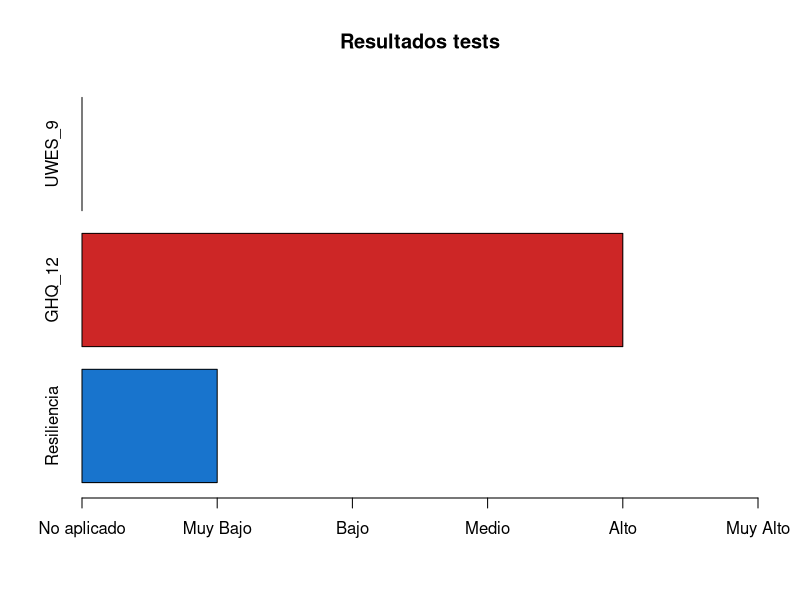
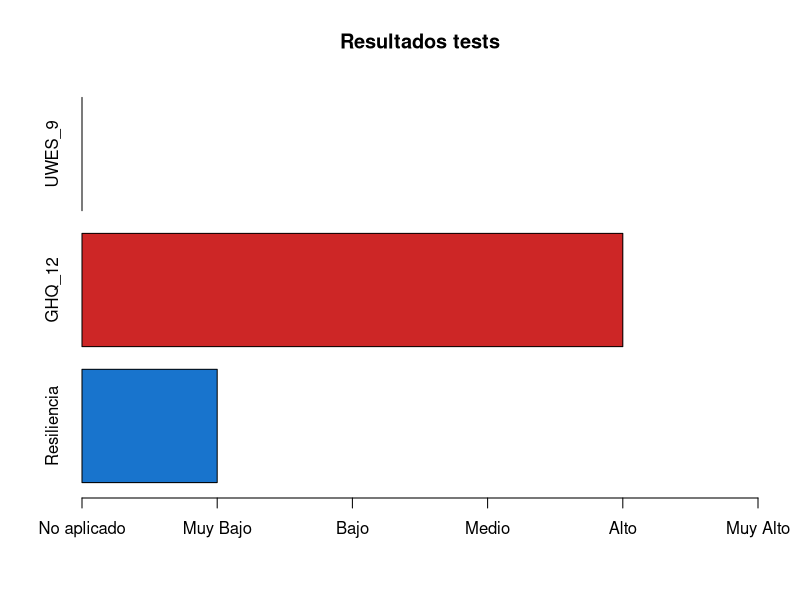
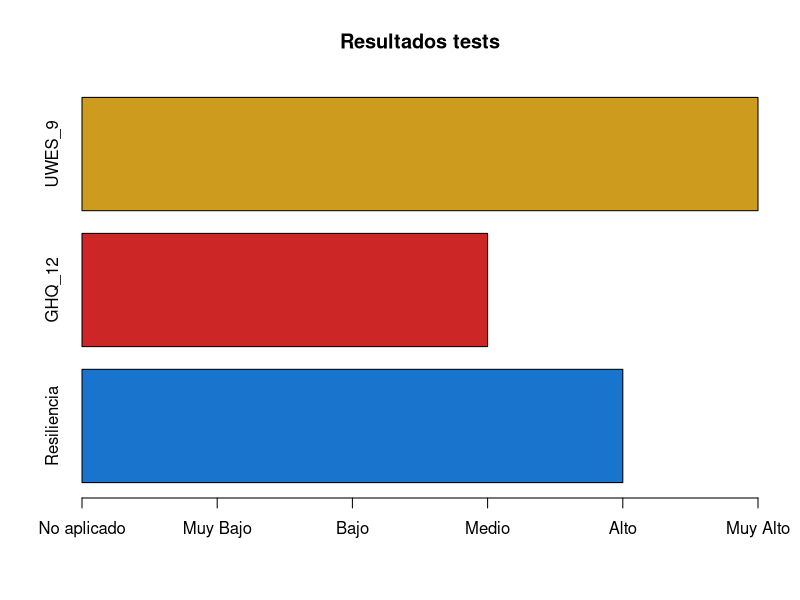
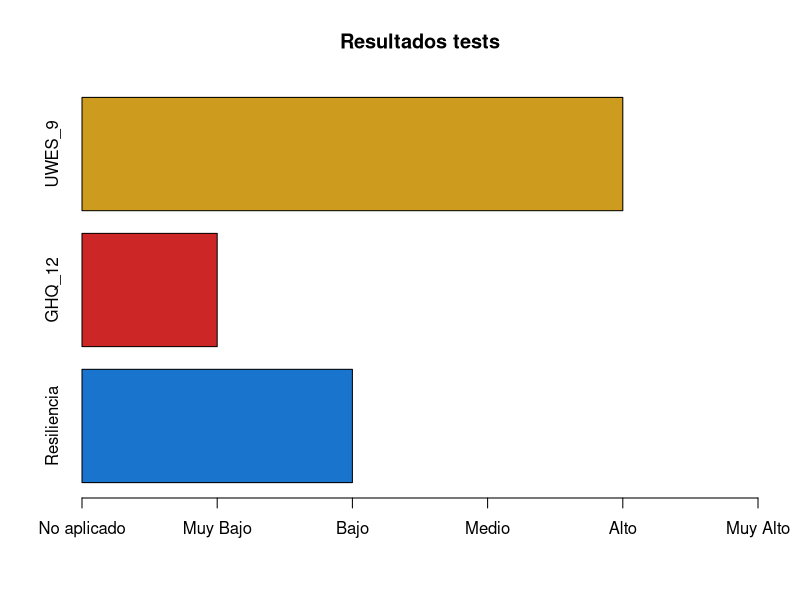
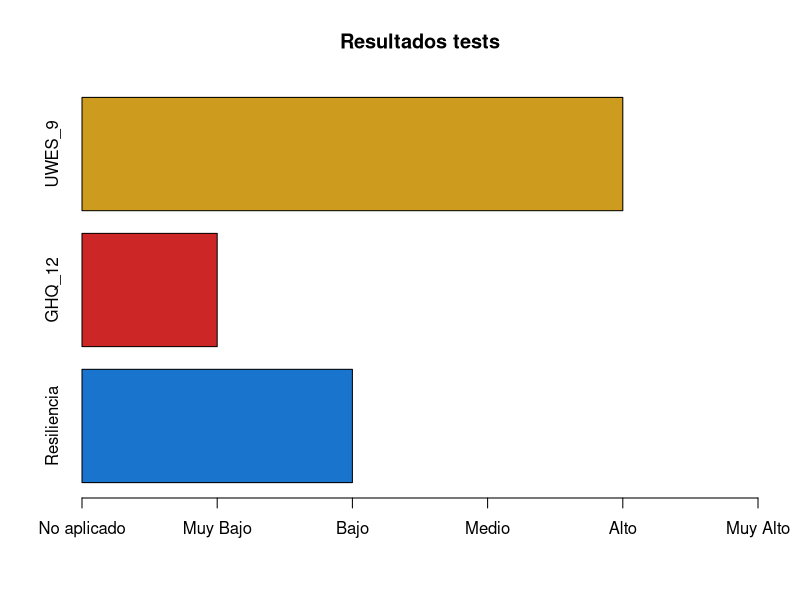
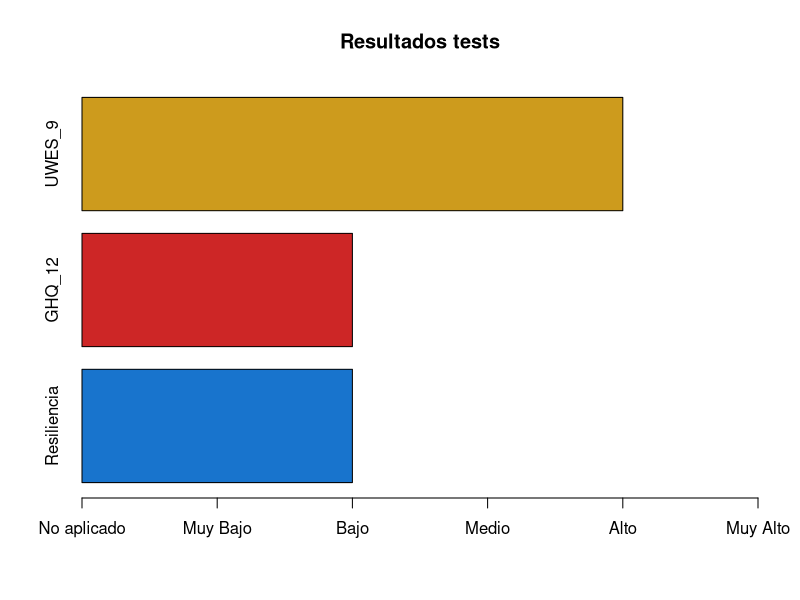
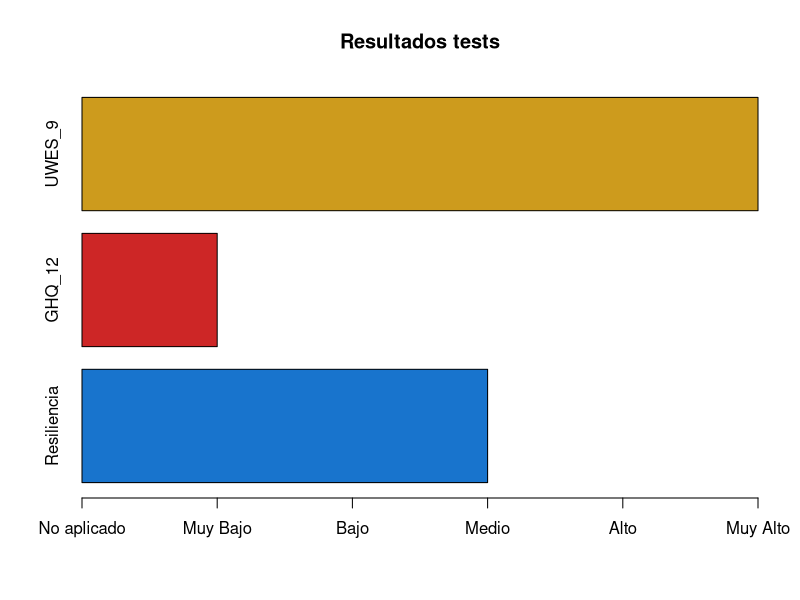
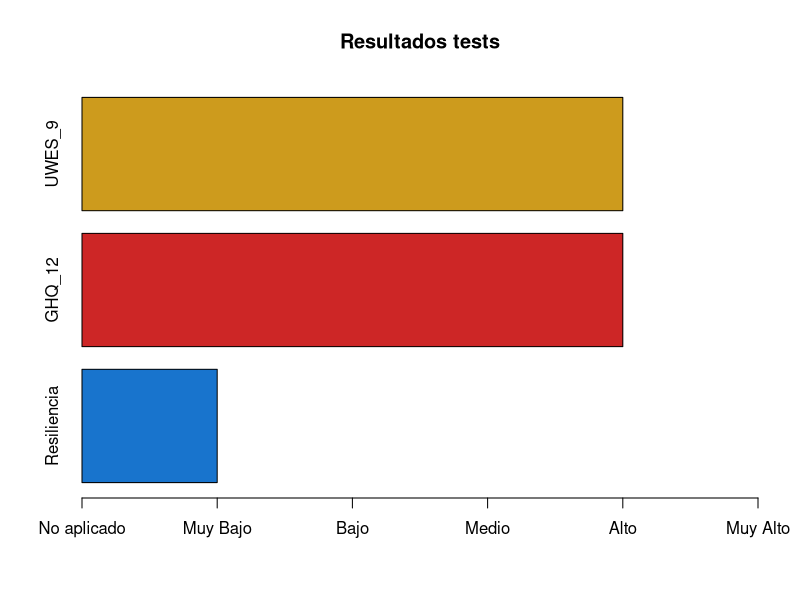

The R source for these figures, in order: (Note: this script raises an error after producing the figures.)
##Cargo los dataset

library(readxl)
dataset <- read_excel("resexcel.xlsx")
dataset <- dataset[1:9]
informesexcel <- dataset

##Saco los datos para hacer el gráfico

tests <- as.matrix(dataset[c(4,5,9)])
UWES <- as.matrix(dataset[c(6,7,8)])

## Creo la carpeta para guardar cada gráfico de los resultados de los 3 tests.
dir.create('.\\tests')
setwd("./tests")
for (i in 1:nrow(tests)) {
png(file=paste0("testresults",i,".png"),width=759, height=500,units="px")
barplot(tests[i,],horiz = TRUE,xlim=c(0,5),col=c("dodgerblue3","firebrick3","goldenrod3"),main="Resultados tests",names.arg = c("Resiliencia","GHQ_12","UWES_9"),axes=FALSE)
axis(1, at=0:5, labels=c("No aplicado","Muy Bajo","Bajo","Medio","Alto","Muy Alto"))
dev.off()
}

## Creo la carpeta para guardar cada gráfico de los resultados del test UWES.
dir.create('.\\UWES')
setwd("./UWES")
for (i in 1:nrow(UWES)) {
  png(file=paste0(
    "UWESresults",i,".png"),width=759, height=500,units="px")
  barplot(tests[i,],horiz = TRUE,xlim=c(0,5),col=c("darkolivegreen1","green3","forestgreen"),main="Resultados tests",names.arg = c("Vigor","Dedicación","Absorción"),axes=FALSE)
  axis(1, at=0:5, labels=c("No aplicado","Muy Bajo","Bajo","Medio","Alto","Muy Alto"))
  dev.off()
}

## Creo las columnas para guardar el texto de los resultados de los informes

results <- read_excel("textoreport.xlsx",sheet = "RESULTADOS")
colnames(results) <- c("Niv","GHQ","UWES","RESIL")
restest <- matrix(ncol=3,nrow=nrow(informesexcel))
colnames(restest)=c("resultsGHQ","resultsUWES","resultsResi")
informesexcel <- cbind(informesexcel,restest)

## Bucle que pega el código del resultado del GHQ

for (i in 1:nrow(informesexcel)) {
  if(informesexcel$GHQ_12_INFORME[i]==0){
    informesexcel$resultsGHQ[i]=c("No se ha cumplimentado esta prueba, por lo tanto no podemos ofrecerle resultado")
  } else {
    if(informesexcel$GHQ_12_INFORME[i]==1){
      informesexcel$resultsGHQ[i]=results$GHQ[1]
    } else {
      if(informesexcel$GHQ_12_INFORME[i]==2){
        informesexcel$resultsGHQ[i]=results$GHQ[2]
      } else {
        if(informesexcel$GHQ_12_INFORME[i]==3){
          informesexcel$resultsGHQ[i]=results$GHQ[3]
        } else {
          informesexcel$resultsGHQ[i]=results$GHQ[4]
        }}}}
}

## Bucle que pega el código del resultado del UWES

for (i in 1:nrow(informesexcel)) {
  if(informesexcel$TOTAL_UWES_9_INFORME[i]==0){
    informesexcel$resultsUWES[i]=c("No se ha cumplimentado esta prueba, por lo tanto no podemos ofrecerle resultado")
  } else {
    if(informesexcel$TOTAL_UWES_9_INFORME[i]==1){
      informesexcel$resultsUWES[i]=results$UWES[1]
    } else {
      if(informesexcel$TOTAL_UWES_9_INFORME[i]==2){
        informesexcel$resultsUWES[i]=results$UWES[2]
      } else {
        if(informesexcel$TOTAL_UWES_9_INFORME[i]==3){
          informesexcel$resultsUWES[i]=results$UWES[3]
        } else {
          informesexcel$resultsUWES[i]=results$UWES[4]
        }}}}
}

## Bucle que pega el código del resultado del test de Resiliencia

for (i in 1:nrow(informesexcel)) {
  if(informesexcel$RESILIENCIA_INFORME[i]==0){
    informesexcel$resultsResi[i]=c("No se ha cumplimentado esta prueba, por lo tanto no podemos ofrecerle resultado")
  } else {
    if(informesexcel$RESILIENCIA_INFORME[i]==1){
      informesexcel$resultsResi[i]=results$RESIL[1]
    } else {
      if(informesexcel$RESILIENCIA_INFORME[i]==2){
        informesexcel$resultsResi[i]=results$RESIL[2]
      } else {
        if(informesexcel$RESILIENCIA_INFORME[i]==3){
          informesexcel$resultsResi[i]=results$RESIL[3]
        } else {
          informesexcel$resultsResi[i]=results$RESIL[4]
        }}}}
}

rm(restest,results)

## Creo las columnas que guardan las recomendaciones

recomendac <- read_excel("textoreport.xlsx", sheet = "RECOMENDACIONES")
recomen <- matrix(ncol=3,nrow=nrow(informesexcel))
colnames(recomen)=c("recGHQ","recUWES","recResi")
colnames(recomendac)=c("Niv", "recGHQ","recUWES","recResi")
informesexcel <- cbind(informesexcel,recomen)

## Bucle para las recomendaciones del GHQ

for (i in 1:nrow(informesexcel)) {
  if(informesexcel$GHQ_12_INFORME[i]==0){
    informesexcel$recGHQ[i]=c("Al no haberse cumplimentado esta prueba, no se han obtenido resultados. No se pueden aplicar recomendaciones.")
  } else {
    if(informesexcel$GHQ_12_INFORME[i]==1){
      informesexcel$recGHQ[i]=recomendac$recGHQ[1]
    } else {
      if(informesexcel$GHQ_12_INFORME[i]==2){
        informesexcel$recGHQ[i]=recomendac$recGHQ[2]
      } else {
        if(informesexcel$GHQ_12_INFORME[i]==3){
          informesexcel$recGHQ[i]=recomendac$recGHQ[3]
        } else {
          informesexcel$recGHQ[i]=c("Los resultados obtenidos por el sujeto en esta prueba son elevados. No se realizan recomendaciones.")
        }}}}
}

## Bucle para las recomendaciones del UWES

for (i in 1:nrow(informesexcel)) {
  if(informesexcel$TOTAL_UWES_9_INFORME[i]==0){
    informesexcel$recUWES[i]=c("Al no haberse cumplimentado esta prueba, no se han obtenido resultados. No se pueden aplicar recomendaciones.")
  } else {
    if(informesexcel$TOTAL_UWES_9_INFORME[i]==1){
      informesexcel$recUWES[i]=recomendac$recUWES[1]
    } else {
      if(informesexcel$TOTAL_UWES_9_INFORME[i]==2){
        informesexcel$recUWES[i]=recomendac$recUWES[2]
      } else {
        if(informesexcel$TOTAL_UWES_9_INFORME[i]==3){
          informesexcel$recUWES[i]=recomendac$recUWES[3]
        } else {
          informesexcel$recUWES[i]=c("Los resultados obtenidos por el sujeto en esta prueba son elevados. No se realizan recomendaciones.")
        }}}}
}

## Bucle para las recomendaciones del test de Resiliencia 

for (i in 1:nrow(informesexcel)) {
  if(informesexcel$RESILIENCIA_INFORME[i]==0){
    informesexcel$recResi[i]=c("Al no haberse cumplimentado esta prueba, no se han obtenido resultados. No se pueden aplicar recomendaciones.")
  } else {
    if(informesexcel$RESILIENCIA_INFORME[i]==1){
      informesexcel$recResi[i]=recomendac$recResi[1]
    } else {
      if(informesexcel$RESILIENCIA_INFORME[i]==2){
        informesexcel$recResi[i]=recomendac$recResi[2]
      } else {
        if(informesexcel$RESILIENCIA_INFORME[i]==3){
          informesexcel$recResi[i]=recomendac$recResi[3]
        } else {
          informesexcel$recResi[i]=c("Los resultados obtenidos por el sujeto en esta prueba son elevados. No se realizan recomendaciones.")
        }}}}
}

rm(recomen,recomendac)

## Añadir la columna de la ruta

path <- matrix(ncol=1,nrow=nrow(informesexcel))
colnames(path) <- c("Ruta")
informesexcel <- cbind(informesexcel,path)

## Bucle para el path del fichero

for (i in 1:nrow(informesexcel)) {
  informesexcel$Ruta[i]=paste0("./tests/testresults",i,".png")
}
rm(path,i)

library(openxlsx)
write.xlsx(informesexcel,"resexcel.xlsx",col.names=T)